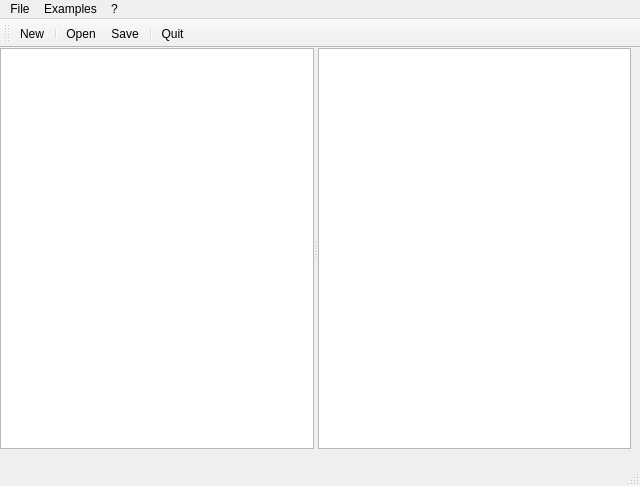
<?xml version="1.0" encoding="UTF-8"?>
<ui version="4.0">
 <class>MainWindow</class>
 <widget class="QMainWindow" name="MainWindow">
  <property name="geometry">
   <rect>
    <x>0</x>
    <y>0</y>
    <width>640</width>
    <height>486</height>
   </rect>
  </property>
  <property name="windowTitle">
   <string>Menu Demo</string>
  </property>
  <widget class="QWidget" name="centralwidget">
   <widget class="QSplitter" name="splitter">
    <property name="geometry">
     <rect>
      <x>0</x>
      <y>0</y>
      <width>631</width>
      <height>401</height>
     </rect>
    </property>
    <property name="orientation">
     <enum>Qt::Horizontal</enum>
    </property>
    <widget class="QListWidget" name="listWidget"/>
    <widget class="QPlainTextEdit" name="plainTextEdit"/>
   </widget>
  </widget>
  <widget class="QMenuBar" name="menubar">
   <property name="geometry">
    <rect>
     <x>0</x>
     <y>0</y>
     <width>640</width>
     <height>21</height>
    </rect>
   </property>
   <widget class="QMenu" name="menuFile">
    <property name="title">
     <string>File</string>
    </property>
    <addaction name="actionNew"/>
    <addaction name="actionOpen"/>
    <addaction name="actionSave"/>
    <addaction name="separator"/>
    <addaction name="actionQuit"/>
   </widget>
   <widget class="QMenu" name="menuExamples">
    <property name="title">
     <string>Examples</string>
    </property>
    <widget class="QMenu" name="menuDialog">
     <property name="title">
      <string>Dialog</string>
     </property>
     <widget class="QMenu" name="menuQMessageBox">
      <property name="title">
       <string>QMessageBox</string>
      </property>
      <addaction name="actioninformation"/>
      <addaction name="actionwarning"/>
      <addaction name="actionquestion"/>
      <addaction name="actioncritical"/>
     </widget>
     <addaction name="menuQMessageBox"/>
     <addaction name="actionQInputDialog"/>
     <addaction name="actionQFileDialog"/>
     <addaction name="actionQColorDialog"/>
    </widget>
    <addaction name="menuDialog"/>
    <addaction name="actionSimple_Widget"/>
    <addaction name="actionLayouts"/>
    <addaction name="actionAdvanced_Widget"/>
   </widget>
   <widget class="QMenu" name="menu">
    <property name="title">
     <string>?</string>
    </property>
    <addaction name="actionHelp"/>
    <addaction name="actionAbout_us"/>
   </widget>
   <addaction name="menuFile"/>
   <addaction name="menuExamples"/>
   <addaction name="menu"/>
  </widget>
  <widget class="QStatusBar" name="statusbar"/>
  <widget class="QToolBar" name="toolBar">
   <property name="windowTitle">
    <string>toolBar</string>
   </property>
   <property name="toolButtonStyle">
    <enum>Qt::ToolButtonTextOnly</enum>
   </property>
   <attribute name="toolBarArea">
    <enum>TopToolBarArea</enum>
   </attribute>
   <attribute name="toolBarBreak">
    <bool>false</bool>
   </attribute>
   <addaction name="actionNew"/>
   <addaction name="separator"/>
   <addaction name="actionOpen"/>
   <addaction name="actionSave"/>
   <addaction name="separator"/>
   <addaction name="actionQuit"/>
  </widget>
  <action name="actionNew">
   <property name="icon">
    <iconset>
     <normaloff>../../pictures/imp.jpg</normaloff>../../pictures/imp.jpg</iconset>
   </property>
   <property name="text">
    <string>New</string>
   </property>
   <property name="toolTip">
    <string>Create a New Project</string>
   </property>
   <property name="statusTip">
    <string>New Project</string>
   </property>
   <property name="shortcut">
    <string>Ctrl+N</string>
   </property>
  </action>
  <action name="actionOpen">
   <property name="text">
    <string>Open</string>
   </property>
   <property name="toolTip">
    <string>Open</string>
   </property>
   <property name="statusTip">
    <string>Open Project</string>
   </property>
   <property name="shortcut">
    <string>Ctrl+O</string>
   </property>
  </action>
  <action name="actionSave">
   <property name="text">
    <string>Save</string>
   </property>
   <property name="statusTip">
    <string>Save Project</string>
   </property>
   <property name="shortcut">
    <string>Ctrl+S</string>
   </property>
  </action>
  <action name="actionQuit">
   <property name="text">
    <string>Quit</string>
   </property>
   <property name="statusTip">
    <string>Quit Project</string>
   </property>
   <property name="shortcut">
    <string>Ctrl+E</string>
   </property>
  </action>
  <action name="actionSimple_Widget">
   <property name="text">
    <string>Simple Widget</string>
   </property>
  </action>
  <action name="actionLayouts">
   <property name="text">
    <string>Layouts</string>
   </property>
  </action>
  <action name="actionAdvanced_Widget">
   <property name="text">
    <string>Advanced Widget</string>
   </property>
  </action>
  <action name="actionQInputDialog">
   <property name="text">
    <string>QInputDialog</string>
   </property>
  </action>
  <action name="actionQFileDialog">
   <property name="text">
    <string>QFileDialog</string>
   </property>
  </action>
  <action name="actionQColorDialog">
   <property name="text">
    <string>QColorDialog</string>
   </property>
  </action>
  <action name="actioninformation">
   <property name="text">
    <string>information</string>
   </property>
  </action>
  <action name="actionwarning">
   <property name="text">
    <string>warning</string>
   </property>
  </action>
  <action name="actionquestion">
   <property name="text">
    <string>question</string>
   </property>
  </action>
  <action name="actioncritical">
   <property name="text">
    <string>critical</string>
   </property>
  </action>
  <action name="actionHelp">
   <property name="text">
    <string>Help</string>
   </property>
   <property name="statusTip">
    <string>Get Help</string>
   </property>
   <property name="shortcut">
    <string>Ctrl+H</string>
   </property>
  </action>
  <action name="actionAbout_us">
   <property name="text">
    <string>Info</string>
   </property>
   <property name="statusTip">
    <string>Info</string>
   </property>
   <property name="shortcut">
    <string>Ctrl+A</string>
   </property>
  </action>
 </widget>
 <resources/>
 <connections/>
</ui>
